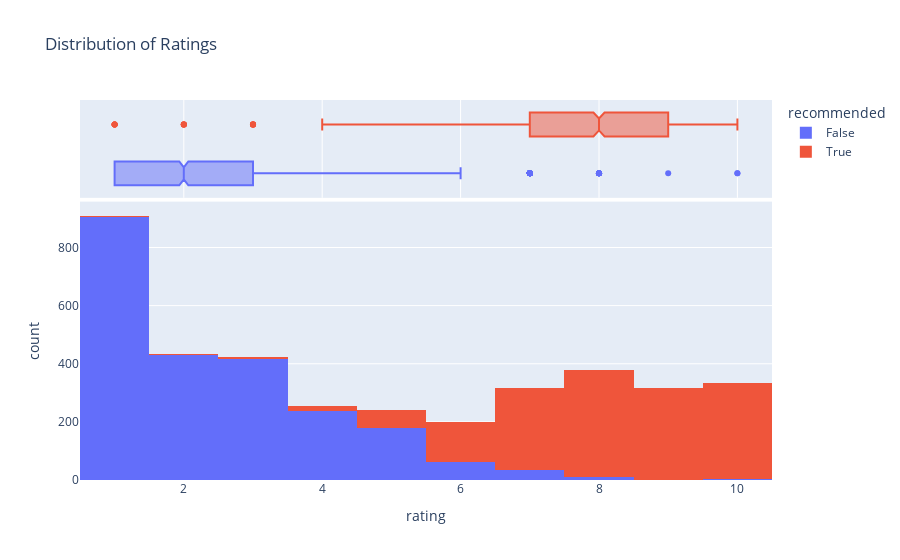

Source (notebook cell):
### Markdown cell above
### Plot ratings by recommendation

This helps us understand the relationship between overall rating and likelihood to recommend

### Code cell
import plotly.express as px


fig = px.histogram(df, x="rating", color="recommended", marginal="box", title="Distribution of Ratings")
fig.show()

### Figure 1 — Plotly figure (JSON) as saved in the notebook; plotly's stock layout.template omitted (floating-point values rounded to 4 significant figures; data arrays with more than 128 entries replaced by an {"elided": "..."} marker saying what was removed)
{"data": [{"alignmentgroup": "True", "bingroup": "x", "hovertemplate": "recommended=False<br>rating=%{x}<br>count=%{y}<extra></extra>", "legendgroup": "False", "marker": {"color": "#636efa", "pattern": {"shape": ""}}, "name": "False", "offsetgroup": "False", "orientation": "v", "showlegend": true, "type": "histogram", "x": {"elided": "2286 int values"}, "xaxis": "x", "yaxis": "y"}, {"alignmentgroup": "True", "hovertemplate": "recommended=False<br>rating=%{x}<extra></extra>", "legendgroup": "False", "marker": {"color": "#636efa"}, "name": "False", "notched": true, "offsetgroup": "False", "showlegend": false, "type": "box", "x": {"elided": "2286 int values"}, "xaxis": "x2", "yaxis": "y2"}, {"alignmentgroup": "True", "bingroup": "x", "hovertemplate": "recommended=True<br>rating=%{x}<br>count=%{y}<extra></extra>", "legendgroup": "True", "marker": {"color": "#EF553B", "pattern": {"shape": ""}}, "name": "True", "offsetgroup": "True", "orientation": "v", "showlegend": true, "type": "histogram", "x": {"elided": "1527 int values"}, "xaxis": "x", "yaxis": "y"}, {"alignmentgroup": "True", "hovertemplate": "recommended=True<br>rating=%{x}<extra></extra>", "legendgroup": "True", "marker": {"color": "#EF553B"}, "name": "True", "notched": true, "offsetgroup": "True", "showlegend": false, "type": "box", "x": {"elided": "1527 int values"}, "xaxis": "x2", "yaxis": "y2"}], "layout": {"barmode": "relative", "legend": {"title": {"text": "recommended"}, "tracegroupgap": 0}, "title": {"text": "Distribution of Ratings"}, "xaxis": {"anchor": "y", "domain": [0, 1], "title": {"text": "rating"}}, "xaxis2": {"anchor": "y2", "domain": [0, 1], "matches": "x", "showgrid": true, "showticklabels": false}, "yaxis": {"anchor": "x", "domain": [0, 0.7326], "title": {"text": "count"}}, "yaxis2": {"anchor": "x2", "domain": [0.7426, 1], "matches": "y2", "showgrid": false, "showline": false, "showticklabels": false, "ticks": ""}}}
